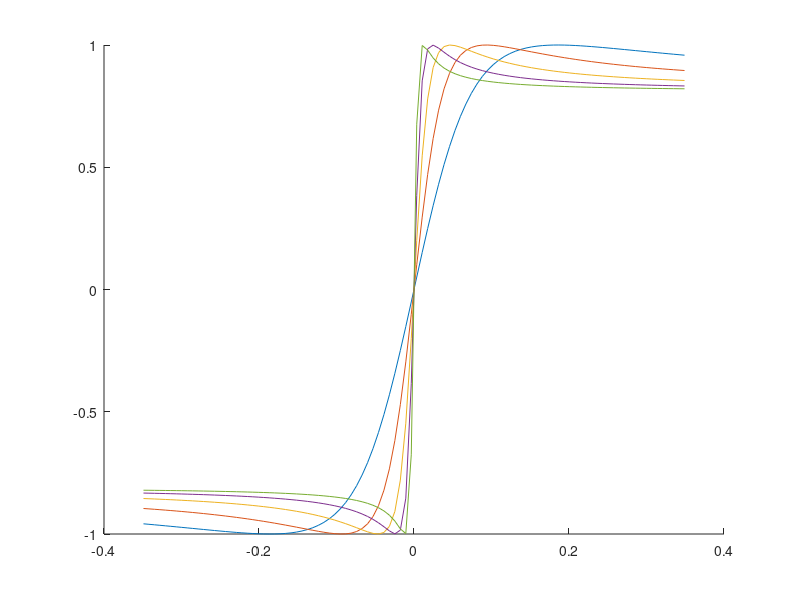

This chart was generated by the following MATLAB code:
% B = 41;
% peak_41 = 0.044
% steepness_new = 6
% B = 41 * 0.044 * 6;
hold off
hold on
for f = logspace(-0.6, 0.6, 5)
    B = 41 * f;
    C = 1.4;
    D = 1;
    E = -0.2;
    x = linspace(-1, 1, 100) * 20 / 180 * pi;
    plot(x, D * sin(C * atan(B * x - E * (B * x - atan(B * x)))));
end
